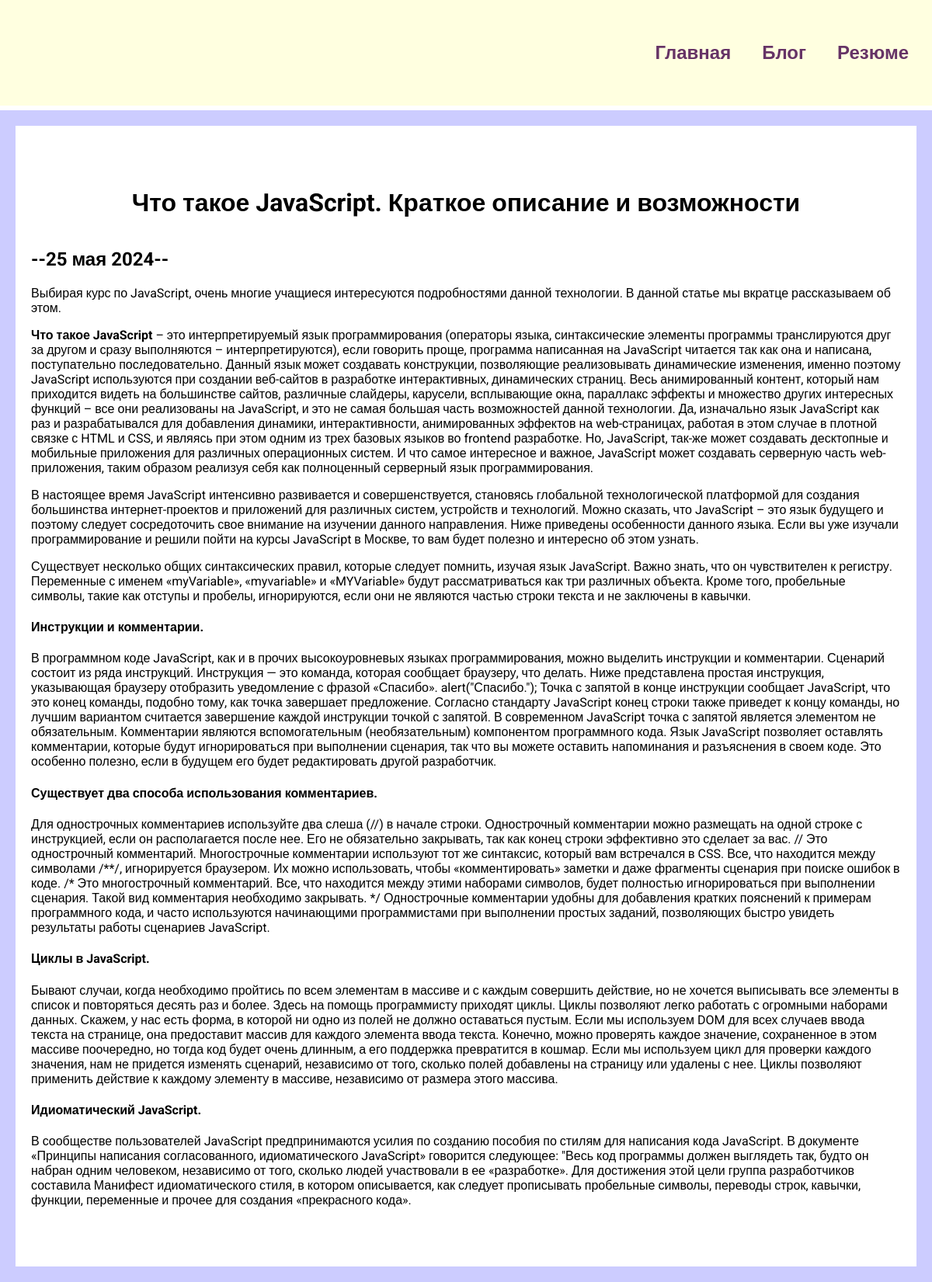
/blog/5/, run on the app's committed database.
### blog/models.py (models this page shows, shortened)
class Blog(models.Model):
    title = models.CharField(max_length=200)
    description = models.TextField()
    date = models.DateField()

### blog/views.py (the view)
# urls.py: path('<int:blog_id>/', views.detail, name="detail"),
def detail(request, blog_id):
    blog = get_object_or_404(Blog, pk=blog_id)
    return render(request, 'blog/details.html', {'blog': blog})

### blog/templates/blog/details.html
{% extends 'skils/base.html' %}
{% block content %}
<div class="detail">
<h1>{{ blog.title }}</h1>
<h2>--{{ blog.date|date:'j E Y' }}--</h2>
{{ blog.description|safe }}
</div>
{% endblock %}

### skils/static/css/style.css (style rules this page uses)
body { background: #CCCCFF; font-family: "Roboto", sans-serif; padding: 0; margin: 0; }
.content h1 { text-align: center; margin: 60px 0 40px; }
.detail { background: #FFF; padding: 20px 20px 60px; box-sizing: border-box; }

### data on the page
Blog: title "Что такое JavaScript. Краткое описание и возможности", date "25 мая 2024", description "Выбирая курс по JavaScript, очень многие учащиеся интересуются подробностями данной технологии. В данной статье мы вкратце рассказываем об этом. Что такое JavaScript – это интерпретируемый язык программирования (операторы языка, синтаксические элементы программы транслируются друг за другом и сразу выполняются – интерпретируются), если говорить проще, программа написанная на JavaScript читается так как она и написана, поступательно последовательно. Данный язык может создавать конструкции, позволяющие реализовывать динамические изменения, именно поэтому JavaScript используются при создании веб-сайтов в разработке интерактивных, динамических страниц. Весь анимированный контент, который нам…"
